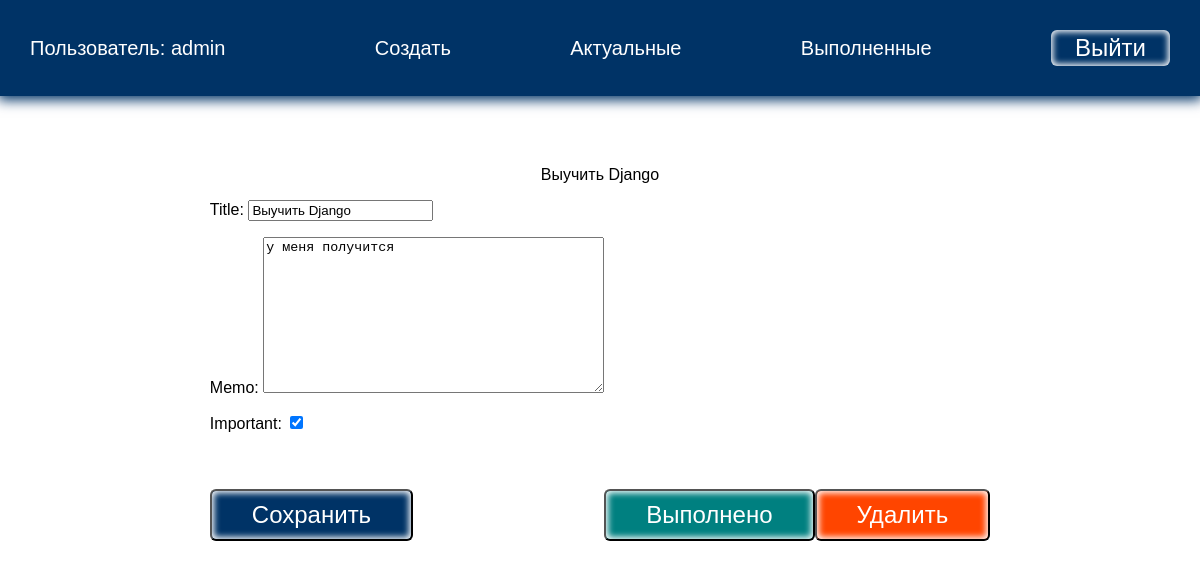
/todo/1/ (signed in), run on the app's committed database.
### todo/models.py (models this page shows, shortened)
class Todo(models.Model):
    title = models.CharField(max_length=100)
    memo = models.TextField(blank=True)
    created = models.DateTimeField(auto_now_add=True)
    date_completed = models.DateTimeField(blank=True, null=True)
    important = models.BooleanField(default=False)
    user = models.ForeignKey(User, on_delete=models.CASCADE)

### todo/views.py (the view, shortened to what this page needs)
# urls.py: path('todo/<int:todo_pk>/', views.viewtodo, name="viewtodo"),
@login_required
def viewtodo(request, todo_pk):
    todo = get_object_or_404(Todo, pk=todo_pk)
    if request.method == "GET":
        form = TodoForm(instance=todo)
        return render(request, 'todo/viewtodo.html', {'todo': todo, 'form': form})

### todo/forms.py
class TodoForm(ModelForm):
    class Meta:
        model = Todo
        fields = ['title', 'memo', 'important']

### todo/templates/todo/viewtodo.html (shortened to what this page needs)
{% extends 'todo/base.html' %}
{% block content %}
{{ todo.title }}
<div class="but">
    <form method="post">
        {{ form.as_p }}
        <button class="btn">Сохранить</button>
    </form>
    <form action="{% url 'completetodo' todo.id %}" method="post">
        <button class="btn good">Выполнено</button>
    </form>
    <form action="{% url 'deletetodo' todo.id %}" method="post">
        <button class="btn remove">Удалить</button>
    </form>
</div>
{% endblock %}

### todo/templates/todo/base.html (shortened to what this page needs)
<!DOCTYPE html>
{% load static %}
<html lang="en">
<head>
    <link rel="stylesheet" href="{% static 'css/style.css' %}">
</head>
<body>
<div class="menu">
    <div class="wrap">
        <ul>
        {% if user.is_authenticated %}
            <li class="logo">Пользователь: {{ user.username }}</li>
            <li><a href="{% url 'creaatetodo' %}">Создать</a></li>
            <li><a href="{% url 'currenttodos' %}">Актуальные</a></li>
            <li><a href="{% url 'completedtodos' %}">Выполненные</a></li>
            <li>
                <form action="{% url 'logoutuser' %}" method="post">
                    <button class="top">Выйти</button>
                </form>
            </li>
        {% else %}
            <li class="logo"><a href="{% url 'home' %}">UpService</a></li>
            <li><a href="{% url 'signupuser' %}">Зарегистрироваться</a></li>
            <li><a href="{% url 'loginuser' %}">Войти</a></li>
        {% endif %}
        </ul>
    </div>
</div>
<div class="content">
    <div class="wrap">
        {% block content %}
        {% endblock %}
    </div>
</div>
</body>
</html>

### todo/static/css/style.css (style rules this page uses)
body { padding: 0; margin: 0; font-family: Arial, Helvetica, sans-serif; }
.wrap { max-width: 1200px; margin: 0 auto; padding: 10px 30px; box-sizing: border-box; }
.menu { background: #003366; box-shadow: 0 2px 12px 2px #003366; }
ul { list-style: none; padding: 0; }
.menu ul { display: flex; justify-content: space-between; align-items: center; font-size: 20px; }
.menu .logo { margin-right: 30px; color: #FFF; }
.menu a { color: #FFF; }
a { text-decoration: none; }
.content .wrap { display: flex; flex-direction: column; align-items: center; justify-content: center; margin-top: 60px; }
.btn { background: #003366; color: #FFF; }
button { border-radius: 6px; box-shadow: inset 0 0 6px 2px #FFF; padding: 10px 40px; margin-top: 40px; font-size: 24px; cursor: pointer; }
.top { padding: 4px 24px; margin-top: 0; background: transparent; border: none; color: #FFF; }
.but { display: flex; align-items: flex-end; }
.good { background: teal; }
.remove { background: orangered; }

### data on the page
Todo: title "Выучить Django", memo "у меня получится", important "☑"

### other printed values
{{ user.username }} "admin"
